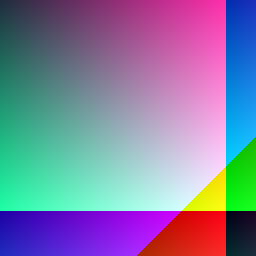
#> input picture test_images/256x256/test_01.bmp, 256 x 256 px; its folder holds 4 pictures in this run
$ python lsb_steganography.py
#> lines starting #> are read from the running program, lines starting #| are printed output that depends on the picture
"""
LSB tabanlı steganografi analiz motoru.

Bu dosya projenin çekirdek mantığını içerir:
- Rastgele bit üretimi
- LSB ile gizleme / çıkarma
- Kalite metriklerinin hesaplanması
- Toplu analiz, grafik ve CSV çıktısı
"""

from __future__ import annotations

import argparse
import csv
import warnings
from pathlib import Path
from typing import Dict, List, Tuple

import cv2
import matplotlib.pyplot as plt
import numpy as np

# Analiz edilecek kapasite yüzdeleri
CAPACITY_LEVELS = (25, 50, 75, 100)

# Doğrudan işlenecek standart görüntü boyutları (genişlik, yükseklik)
EXPECTED_SIZES = {(256, 256), (512, 512)}

# Okunabilir dosya uzantıları
SUPPORTED_EXTENSIONS = {".bmp", ".tiff", ".tif", ".png"}


def generate_random_data(capacity: int, rng: np.random.Generator | None = None) -> np.ndarray:
    """
    Gizlenecek rastgele bit verisini üretir.

    Parametreler:
        capacity: Üretilecek bit sayısı (M x N x 3)
        rng: Tekrarlanabilir sonuç için isteğe bağlı rastgele sayı üreteci

    Dönüş:
        0 ve 1 değerlerinden oluşan numpy dizisi
    """
    if capacity <= 0:
        return np.array([], dtype=np.uint8)

    generator = rng or np.random.default_rng()
    return generator.integers(0, 2, size=capacity, dtype=np.uint8)


def hide_data(cover_image: np.ndarray, secret_bits: np.ndarray) -> np.ndarray:
    """
    LSB gizleme işlemini uygular.

    Her pikselin B, G ve R kanallarının en düşük anlamlı bitine (LSB)
    secret_bits dizisindeki bitler sırayla yazılır.

    Parametreler:
        cover_image: 24bpp kapak görüntüsü (H x W x 3)
        secret_bits: Gizlenecek 0/1 bit dizisi

    Dönüş:
        Veri gizlenmiş stego görüntüsü
    """
    if cover_image.ndim != 3 or cover_image.shape[2] != 3:
        raise ValueError("Görüntü 24bpp (H x W x 3) olmalıdır.")

    max_capacity = cover_image.shape[0] * cover_image.shape[1] * 3
    if secret_bits.size > max_capacity:
        raise ValueError(
            f"Gizlenecek bit sayısı ({secret_bits.size}) kapasiteyi ({max_capacity}) aşıyor."
        )

    stego = cover_image.copy()
    # Görüntüyü tek boyutlu dizi haline getirerek tüm kanallara sırayla erişiriz
    flat = stego.reshape(-1)

    # 0xFE maskesi ile mevcut LSB temizlenir, ardından yeni bit OR ile yazılır
    mask = np.uint8(0xFE)
    flat[: secret_bits.size] = (flat[: secret_bits.size] & mask) | secret_bits.astype(np.uint8)

    return stego.reshape(cover_image.shape)


def extract_data(stego_image: np.ndarray, data_length: int) -> np.ndarray:
    """
    Stego görüntüden LSB verisini geri çıkarır.

    hide_data ile gizlenen bitler, piksel değerinin son biti (& 1) okunarak elde edilir.
    Bu fonksiyon doğrulama (extract == original) için kullanılır.

    Parametreler:
        stego_image: Veri gizlenmiş görüntü
        data_length: Çıkarılacak bit sayısı

    Dönüş:
        Çıkarılan 0/1 bit dizisi
    """
    if stego_image.ndim != 3 or stego_image.shape[2] != 3:
        raise ValueError("Görüntü 24bpp (H x W x 3) olmalıdır.")

    max_capacity = stego_image.shape[0] * stego_image.shape[1] * 3
    if data_length > max_capacity:
        raise ValueError(
            f"İstenen uzunluk ({data_length}) kapasiteyi ({max_capacity}) aşıyor."
        )

    flat = stego_image.reshape(-1)
    return (flat[:data_length] & 1).astype(np.uint8)


def calculate_metrics(cover: np.ndarray, stego: np.ndarray) -> Dict[str, float]:
    """
    Kapak ve stego görüntü arasındaki farkı 6 metrikle ölçer.

    Metrikler:
        MSE  - Ortalama Karesel Hata
        PSNR - Tepe Sinyal Gürültü Oranı (dB)
        AD   - Ortalama Fark
        SC   - Yapısal İçerik
        NCC  - Normalize Karşıt Korelasyon
        NAE  - Normalize Mutlak Hata
    """
    cover_f = cover.astype(np.float64)
    stego_f = stego.astype(np.float64)
    diff = cover_f - stego_f

    mse = float(np.mean(diff ** 2))
    if mse == 0.0:
        psnr = float("inf")
    else:
        psnr = float(10.0 * np.log10((255.0 ** 2) / mse))

    ad = float(np.mean(np.abs(diff)))

    cover_sq_sum = float(np.sum(cover_f ** 2))
    stego_sq_sum = float(np.sum(stego_f ** 2))
    sc = float(cover_sq_sum / stego_sq_sum) if stego_sq_sum != 0.0 else float("inf")

    numerator = float(np.sum(cover_f * stego_f))
    denominator = float(np.sqrt(cover_sq_sum * stego_sq_sum))
    ncc = float(numerator / denominator) if denominator != 0.0 else 0.0

    cover_abs_sum = float(np.sum(np.abs(cover_f)))
    nae = float(np.sum(np.abs(diff)) / cover_abs_sum) if cover_abs_sum != 0.0 else 0.0

    return {
        "MSE": mse,
        "PSNR": psnr,
        "AD": ad,
        "SC": sc,
        "NCC": ncc,
        "NAE": nae,
    }


def read_image_bgr(image_path: Path) -> np.ndarray | None:
    """
    Diskten BGR formatında renkli görüntü okur.

    cv2.imread yerine fromfile + imdecode kullanılır;
    böylece Türkçe karakter içeren Windows yollarında da okuma yapılabilir.
    """
    file_bytes = np.fromfile(str(image_path), dtype=np.uint8)
    image = cv2.imdecode(file_bytes, cv2.IMREAD_COLOR)
#> image is the input picture: shape (256, 256, 3); mean B, G, R 159.4, 127.5, 127.5
    return image


def write_image_bgr(image_path: Path, image: np.ndarray) -> None:
    """BGR görüntüsünü kayıpsız BMP olarak diske yazar."""
    success, encoded = cv2.imencode(".bmp", image)
    if not success:
        raise RuntimeError(f"Görüntü kodlanamadı: {image_path}")
    encoded.tofile(str(image_path))


def prepare_cover_from_array(image: np.ndarray) -> Tuple[np.ndarray, Tuple[int, int], str | None]:
    """
    Bellekteki görüntüyü analize hazır kapak görüntüsüne dönüştürür.

    - 3 kanallı olmayan görüntüler reddedilir
    - 256x256 veya 512x512 değilse 256x256'ya küçültülür

    Dönüş:
        (kapak_görüntüsü, (genişlik, yükseklik), uyarı_mesajı veya None)
    """
    if image is None:
        raise FileNotFoundError("Görüntü okunamadı.")
    if image.ndim != 3 or image.shape[2] != 3:
        raise ValueError("Görüntü 24bpp renkli (H x W x 3) olmalıdır.")

    height, width = image.shape[:2]
#> height = 256; width = 256
    current_size = (width, height)
#> current_size = (256, 256)
    resize_note = None

    if current_size not in EXPECTED_SIZES:
        resize_note = f"Boyut {width}x{height}; otomatik olarak 256x256'ya yeniden boyutlandırıldı."
        image = cv2.resize(image, (256, 256), interpolation=cv2.INTER_AREA)
        current_size = (256, 256)

    return image, current_size, resize_note


# [12 lines left out: functions encode_image_bgr_bytes, decode_image_bgr, not called in this run]


def load_cover_image(image_path: Path) -> Tuple[np.ndarray, Tuple[int, int]]:
    """Dosya yolundan kapak görüntüsü yükler ve boyut kontrolü yapar."""
    image = read_image_bgr(image_path)
    if image is None:
        raise FileNotFoundError(f"Görüntü okunamadı: {image_path}")

    cover, current_size, resize_note = prepare_cover_from_array(image)
#> current_size = (256, 256)
    if resize_note:
        warnings.warn(f"{image_path.name}: {resize_note}", UserWarning, stacklevel=2)

    return cover, current_size


def max_bit_capacity(image: np.ndarray) -> int:
    """
    Görüntüye gizlenebilecek maksimum bit sayısını hesaplar.

    Formül: genişlik x yükseklik x 3 (RGB kanalları)
    """
    height, width = image.shape[:2]
#> height = 256; width = 256
    return height * width * 3


def discover_test_images(test_root: Path) -> List[Path]:
    """
    Analiz edilecek renkli test görüntülerinin listesini oluşturur.

    Arama sırası:
        1. test_root/256x256 ve test_root/512x512 alt klasörleri (varsa)
        2. Yoksa test_root klasörünün kendisi

    Aynı isimde birden fazla format varsa BMP tercih edilir.
    Gri tonlamalı ve okunamayan dosyalar atlanır.
    """
    images: List[Path] = []
    seen: set[str] = set()

    search_dirs: List[Path] = []
    for size_label in ("256x256", "512x512"):
        size_dir = test_root / size_label
        if size_dir.exists():
            search_dirs.append(size_dir)

    if not search_dirs:
        search_dirs.append(test_root)

    for search_dir in search_dirs:
        candidates = [
            path
            for path in sorted(search_dir.rglob("*"))
            if path.is_file() and path.suffix.lower() in SUPPORTED_EXTENSIONS
        ]
        # Aynı dosya adı için format önceliği: BMP > TIFF > PNG
        candidates.sort(
            key=lambda path: (
                path.stem.lower(),
                0 if path.suffix.lower() == ".bmp" else 1 if path.suffix.lower() in {".tif", ".tiff"} else 2,
            )
        )

        for path in candidates:
            if path.stem.lower() in seen:
                continue

            image = read_image_bgr(path)
            if image is None:
                warnings.warn(f"{path.name} okunamadı; atlanıyor.", UserWarning, stacklevel=2)
                continue
            if image.ndim != 3 or image.shape[2] != 3:
                warnings.warn(f"{path.name} gri tonlamalı; 24bpp gerektiği için atlanıyor.", UserWarning, stacklevel=2)
                continue

            seen.add(path.stem.lower())
            images.append(path)

    return images


def save_metric_plots(
    results_by_size: Dict[str, Dict[int, Dict[str, float]]],
    output_dir: Path,
) -> None:
    """
    Her metrik için kapasiteye karşı ayrı çizgi grafiği üretir ve PNG kaydeder.

    results_by_size yapısı:
        {"256x256": {25: {"MSE": ..., "PSNR": ...}, 50: {...}, ...}, "512x512": {...}}
    """
    output_dir.mkdir(parents=True, exist_ok=True)
    metric_names = ("MSE", "PSNR", "AD", "SC", "NCC", "NAE")

    for metric in metric_names:
        plt.figure(figsize=(8, 5))

        for size_label, capacity_metrics in results_by_size.items():
            capacities = CAPACITY_LEVELS
            values = [capacity_metrics[capacity][metric] for capacity in capacities]
            plt.plot(capacities, values, marker="o", linewidth=2, label=size_label)

        plt.title(f"{metric} vs. Gizleme Kapasitesi")
        plt.xlabel("Kapasite (%)")
        plt.ylabel(metric)
        plt.xticks(CAPACITY_LEVELS)
        plt.grid(True, linestyle="--", alpha=0.5)
        plt.legend()
        plt.tight_layout()

        plot_path = output_dir / f"{metric.lower()}_vs_capacity.png"
        plt.savefig(plot_path, dpi=150)
        plt.close()
        print(f"Grafik kaydedildi: {plot_path}")


# [48 lines left out: function save_metrics_csv, not called in this run]


def parse_args() -> argparse.Namespace:
    """Komut satırı argümanlarını okur (--input ile girdi klasörü)."""
    project_root = Path(__file__).resolve().parent
    default_input = project_root / "test_images"
    desktop_input = Path.home() / "OneDrive" / "Masaüstü" / "standard_test_images"

    parser = argparse.ArgumentParser(description="LSB steganografi ve metrik analizi")
    parser.add_argument(
        "--input",
        type=Path,
        default=desktop_input if desktop_input.exists() else default_input,
        help="Test görüntülerinin bulunduğu klasör",
    )
    return parser.parse_args()


def run_batch_analysis(
    test_root: Path,
    output_root: Path,
    *,
    progress_callback=None,
) -> Tuple[List[Dict[str, object]], Dict[str, Dict[int, Dict[str, float]]]]:
    """
    Tüm test görüntülerinde toplu LSB analizi çalıştırır.

    Her görüntü için 4 kapasite seviyesinde (%25-%100):
        gizle -> çıkar -> doğrula -> metrik hesapla -> stego kaydet

    Ayrıca grup ortalamalarını hesaplayıp grafik ve CSV üretir.

    progress_callback(step, total, image_name, capacity_pct):
        İsteğe bağlı ilerleme bildirimi (CLI ve Streamlit tarafından kullanılır)
    """
    stego_dir = output_root / "stego"
    plot_dir = output_root / "plots"
    metrics_dir = output_root / "metrics"

    stego_dir.mkdir(parents=True, exist_ok=True)

    image_paths = discover_test_images(test_root)
    if not image_paths:
        raise FileNotFoundError(f"Renkli test görüntüsü bulunamadı: {test_root}")

    # Her boyut grubu için sabit tohumlu rastgele bit havuzu üret
    # Böylece aynı boyuttaki tüm görüntülere tutarlı veri gizlenir
    rng_by_size: Dict[Tuple[int, int], np.random.Generator] = {
        (256, 256): np.random.default_rng(256),
        (512, 512): np.random.default_rng(512),
    }
    full_random_bits: Dict[Tuple[int, int], np.ndarray] = {}

    for size in ((256, 256), (512, 512)):
        capacity = size[0] * size[1] * 3
        full_random_bits[size] = generate_random_data(capacity, rng=rng_by_size[size])

    # Ortalama metrik hesabı için biriktiriciler
    aggregated: Dict[str, Dict[int, Dict[str, float]]] = {
        "256x256": {capacity: {} for capacity in CAPACITY_LEVELS},
        "512x512": {capacity: {} for capacity in CAPACITY_LEVELS},
    }
    metric_sums: Dict[str, Dict[int, Dict[str, float]]] = {
        "256x256": {capacity: {} for capacity in CAPACITY_LEVELS},
        "512x512": {capacity: {} for capacity in CAPACITY_LEVELS},
    }
    metric_counts: Dict[str, Dict[int, int]] = {
        "256x256": {capacity: 0 for capacity in CAPACITY_LEVELS},
        "512x512": {capacity: 0 for capacity in CAPACITY_LEVELS},
    }
    detailed_rows: List[Dict[str, object]] = []

    total_steps = len(image_paths) * len(CAPACITY_LEVELS)
    step = 0

    for image_path in image_paths:
        try:
            cover, (width, height) = load_cover_image(image_path)
        except ValueError:
            continue

        size_key = (width, height)
        size_label = f"{width}x{height}"

        if size_key not in full_random_bits:
            continue

        total_capacity = max_bit_capacity(cover)
        stem = image_path.stem

        for capacity_pct in CAPACITY_LEVELS:
            # Kapasite yüzdesine göre gizlenecek bit sayısı
            bit_count = int(total_capacity * capacity_pct / 100)
            secret_bits = full_random_bits[size_key][:bit_count]

            stego = hide_data(cover, secret_bits)
            extracted = extract_data(stego, bit_count)

            if not np.array_equal(secret_bits, extracted):
                raise RuntimeError(
                    f"{image_path.name} için %{capacity_pct} kapasitede çıkarma doğrulaması başarısız."
                )

            metrics = calculate_metrics(cover, stego)

            # Ortalama hesabı için metrikleri topla
            for metric_name, value in metrics.items():
                metric_sums[size_label][capacity_pct][metric_name] = (
                    metric_sums[size_label][capacity_pct].get(metric_name, 0.0) + value
                )
            metric_counts[size_label][capacity_pct] += 1

            detailed_rows.append(
                {
                    "image_name": image_path.name,
                    "width": width,
                    "height": height,
                    "capacity_pct": capacity_pct,
                    "bit_count": bit_count,
                    **metrics,
                }
            )

            output_name = f"stego_{capacity_pct}_{width}x{height}_{stem}.bmp"
            write_image_bgr(stego_dir / output_name, stego)

            step += 1
            if progress_callback:
                progress_callback(step, total_steps, image_path.name, capacity_pct)
#> this loop made 4 passes
#> pass 1, in calculate_metrics, `diff = cover_f - stego_f`:
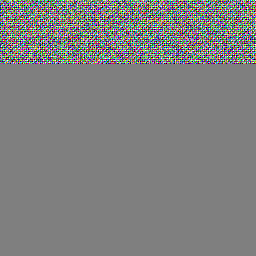
#> diff: shape (256, 256, 3) float64; mean B, G, R -0.000305, 0.000916, 0.0009; drawn with min black and max white
#> pass 2 of the loop in run_batch_analysis, `for image_path in image_paths:`:
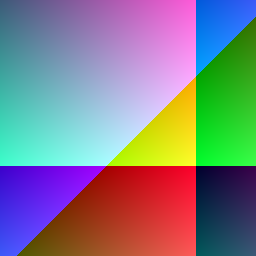
#> input picture test_images/256x256/test_02.bmp, 256 x 256 px
#> in read_image_bgr, image is the input picture: shape (256, 256, 3); mean B, G, R 135.2, 127.5, 127.5
#> the loop in run_batch_analysis, `for capacity_pct in CAPACITY_LEVELS:` made 4 passes
#> pass 1, in calculate_metrics (call 5), `diff = cover_f - stego_f`:
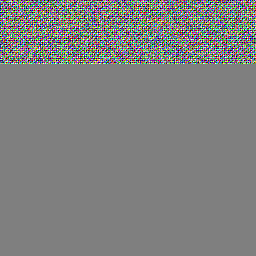
#> diff: shape (256, 256, 3) float64; mean B, G, R -0.000305, 0.000916, 0.0009; drawn with min black and max white

    # Toplanan metrikleri görüntü sayısına bölerek ortalamaya çevir
    for size_label in aggregated:
        for capacity_pct in CAPACITY_LEVELS:
            count = metric_counts[size_label][capacity_pct]
            if count == 0:
                continue
            aggregated[size_label][capacity_pct] = {
                metric: metric_sums[size_label][capacity_pct][metric] / count
                for metric in metric_sums[size_label][capacity_pct]
            }

    save_metric_plots(aggregated, plot_dir)
    save_metrics_csv(detailed_rows, aggregated, metrics_dir)

    return detailed_rows, aggregated


def main() -> None:
    """Komut satırı giriş noktası."""
    args = parse_args()
    project_root = Path(__file__).resolve().parent
    test_root = args.input.resolve()
    output_root = project_root / "output"

    if not test_root.exists():
        raise FileNotFoundError(f"Girdi klasörü bulunamadı: {test_root}")

    image_paths = discover_test_images(test_root)
    if not image_paths:
        raise FileNotFoundError(f"Renkli test görüntüsü bulunamadı: {test_root}")

    print(f"Girdi klasörü: {test_root}")
    print(f"Bulunan görüntü sayısı: {len(image_paths)}")

    def log_progress(step: int, total: int, image_name: str, capacity_pct: int) -> None:
        print(f"[{step}/{total}] {image_name} - %{capacity_pct}")

    run_batch_analysis(
        test_root,
        output_root,
        progress_callback=log_progress,
    )
    print("\nTüm işlemler tamamlandı.")


if __name__ == "__main__":
#> (the run stopped early here; a loop or call above may not have finished)
